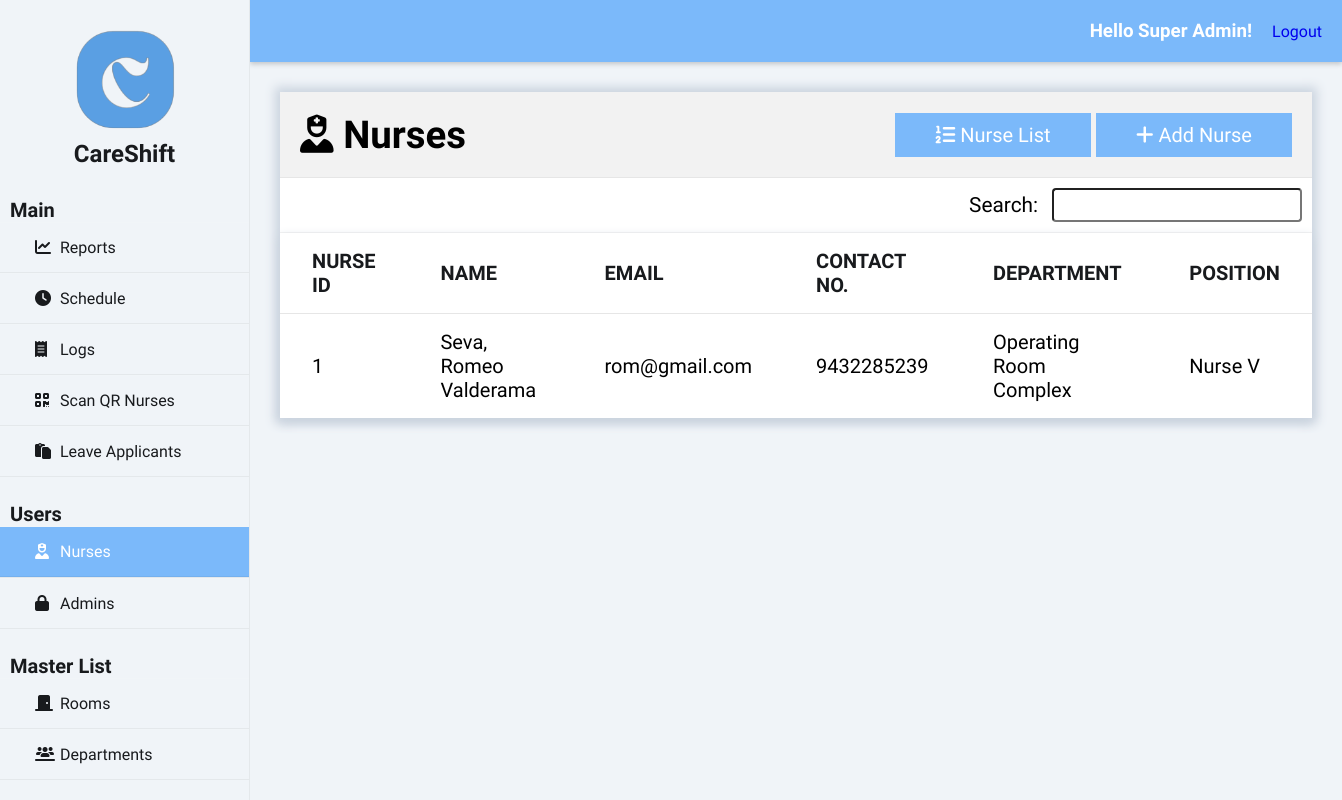
/index.php?page=nurses (signed in), run on the app's committed database.
### tables this page shows
CREATE TABLE `nurse` (
  `nurse_id` int(50) NOT NULL auto_increment, 
  `nurse_password` varchar(32) NOT NULL,
  `nurse_fname` varchar(50) NOT NULL,
  `nurse_mname` varchar(50) NOT NULL,
  `nurse_lname` varchar(50) NOT NULL,
  `nurse_email` varchar(50) NOT NULL,
  `nurse_sex` varchar(50) NOT NULL,
  `nurse_contact` bigint(20) NOT NULL,
  `nurse_position` varchar(50) NOT NULL,
  `department_id` int(50) NOT NULL,
  PRIMARY KEY  (`nurse_id`)
);

CREATE TABLE `department` (
  `department_id` int(50) NOT NULL auto_increment,
  `department_name` varchar(50) NOT NULL,
  `department_desc` varchar(255) NOT NULL,
  `dept_type_id` int(50) NOT NULL,
  PRIMARY KEY  (`department_id`),
  KEY (`dept_type_id`)
);

### class/class.admin.php (called while the page is built, shortened)
<?php
class Admin{
	private $DB_SERVER='localhost';
	private $DB_USERNAME='root';
	private $DB_PASSWORD='';
	private $DB_DATABASE='db_careshift';
	private $conn;
	public function __construct(){
		$this->conn = new PDO("mysql:host=".$this->DB_SERVER.";dbname=".$this->DB_DATABASE,$this->DB_USERNAME,$this->DB_PASSWORD);
	}
	function get_id_by_username($username){
		$sql="SELECT adm_id FROM admin WHERE adm_username = :username";
		$q = $this->conn->prepare($sql);
		$q->execute(['username' => $username]);
		$id = $q->fetchColumn();
		return $id;
	}
	function get_fname($id){
		$sql="SELECT adm_fname FROM admin WHERE adm_id = :id";
		$q = $this->conn->prepare($sql);
		$q->execute(['id' => $id]);
		$fname = $q->fetchColumn();
		return $fname;
	}
	function get_lname($id){
		$sql="SELECT adm_lname FROM admin WHERE adm_id = :id";
		$q = $this->conn->prepare($sql);
		$q->execute(['id' => $id]);
		$lname = $q->fetchColumn();
		return $lname;
	}
	function get_access_id($id){
		$sql="SELECT useraccess_id FROM admin WHERE adm_id = :id";
		$q = $this->conn->prepare($sql);
		$q->execute(['id' => $id]);
		$useraccess_id = $q->fetchColumn();
		return $useraccess_id;
	}
}
?>

### class/class.nurse.php (called while the page is built, shortened)
<?php
class Nurse{
	private $DB_SERVER='localhost';
	private $DB_USERNAME='root';
	private $DB_PASSWORD='';
	private $DB_DATABASE='db_careshift';
	private $conn;
	public function __construct(){
		$this->conn = new PDO("mysql:host=".$this->DB_SERVER.";dbname=".$this->DB_DATABASE,$this->DB_USERNAME,$this->DB_PASSWORD);
	}
	public function list_nurses(){
		$sql="SELECT * FROM nurse";
		$q = $this->conn->query($sql) or die("failed!");
		while($r = $q->fetch(PDO::FETCH_ASSOC)){
		$data[]=$r;
		}
		if(empty($data)){
		   return false;
		}else{
			return $data;
		}
	}
	function get_nurse_department_name($id){
		$sql="SELECT department_name FROM department INNER JOIN nurse WHERE nurse.department_id = department.department_id AND nurse_id = :id";
		$q = $this->conn->prepare($sql);
		$q->execute(['id' => $id]);
		$department_name = $q->fetchColumn();
		return $department_name;
	}
}
?>

### index.php (the view, shortened to what this page needs)
<?php
include_once 'class/class.nurse.php';
include_once 'class/class.admin.php';
$page = (isset($_GET['page']) && $_GET['page'] != '') ? $_GET['page'] : 'reports';
$nurse = new Nurse();
$admin = new Admin();
$admin_id = $admin->get_id_by_username($_SESSION['adm_username']);
$useraccess_id = $admin->get_access_id($admin_id);
?>
<!DOCTYPE html>
<html>
<head>
    <link rel="stylesheet" href="css/styles.css">
    <link rel="stylesheet" href="https://cdnjs.cloudflare.com/ajax/libs/fullcalendar/3.4.0/fullcalendar.css" />
</head>
<body>
    <div class="wrapper">
        <div class="sidebar">
            <img src="img/logo.png" alt="Logo Image" class="logo_image">
            <h2>CareShift</h2>
            <ul>
                <h3>Main</h3>
                <li><a href="index.php?page=reports" class="<?= $page == 'reports' ? 'active' : '' ?>"><i class="fas fa-solid fa-chart-line"></i>Reports</a></li>
                <li><a href="index.php?page=schedule" class="<?= $page == 'schedule' ? 'active' : '' ?>"><i class="fas fa-solid fa-clock"></i>Schedule</a></li>
                <?php if ($useraccess_id != 2 && $useraccess_id != 3): ?>
                <li><a href="index.php?page=logs" class="<?= $page == 'logs' ? 'active' : '' ?>"><i class="fas fa-solid fa-receipt"></i>Logs</a></li>
                <?php endif; ?>
                <li><a href="index.php?page=scan" class="<?= $page == 'scan' ? 'active' : '' ?>"><i class="fas fa-solid fa-qrcode"></i>Scan QR Nurses</a></li>
                <li><a href="index.php?page=leave" class="<?= $page == 'leave' ? 'active' : '' ?>"><i class="fas fa-regular fa-paste"></i>Leave Applicants</a></li>
                <h3>Users</h3>
                <li><a href="index.php?page=nurses" class="<?= $page == 'nurses' ? 'active' : '' ?>"><i class="fas fa-solid fa-user-nurse"></i>Nurses</a></li>
                <?php if ($useraccess_id != 2 && $useraccess_id != 3): ?>
                <li><a href="index.php?page=admins" class="<?= $page == 'admins' ? 'active' : '' ?>"><i class="fas fa-lock" aria-hidden="true"></i></i>Admins</a></li>
                <?php endif; ?>
                <h3>Master List</h3>
                <li><a href="index.php?page=rooms" class="<?= $page == 'rooms' ? 'active' : '' ?>"><i class="fas fa-solid fa-door-closed"></i>Rooms</a></li>
                <li><a href="index.php?page=departments" class="<?= $page == 'departments' ? 'active' : '' ?>"><i class="fas fa-solid fa-users-line"></i>Departments</a></li>
            </ul>
        </div>
        <div class="body">
            <div class="header">
                <h3>Hello <?php echo $admin->get_fname($admin_id).' '.$admin->get_lname($admin_id);?>!</h3>
                <a href="logout.php" class="right">Logout</a>
            </div>
            <div class="main_content">
                <?php
                    switch($page){
                    case 'nurses':
                        require_once 'nurse-module/index.php';
                    break;
                    }
                ?>
            </div>
        </div>
    </div>
</body>
</html>

### nurse-module/records.php
<?php
$admin_id = $admin->get_id_by_username($_SESSION['adm_username']);
$access_id = $admin->get_access_id($admin_id);
$scheduler_department_id = $admin->get_department_id($admin_id);
if ($access_id == 3) {
    $nurses = $nurse->list_nurses_by_department($scheduler_department_id);
} else {
    $nurses = $nurse->list_nurses();
}
?>
<div class="heading">
    <h1><i class="fas fa-solid fa-user-nurse"></i>&nbspNurses</h1>
    <?php if ($useraccess_id != 3): ?>
    <a href="index.php?page=nurses" class="right_button"><i class="fa fa-list-ol" aria-hidden="true"></i>&nbspNurse List</a>
    <a href="index.php?page=nurses&subpage=add" class="right_button"><i class="fa fa-plus"></i>&nbspAdd Nurse</a>
    <?php endif; ?>
</div>
<span class="right">
    <div class="search_bar">
        <label for="search">Search:</label>
        <input type="text" id="search" class="search" name="search" onkeyup="filterTable()">
    </div>
</span>
<table id="tablerecords">
    <thead>
        <tr>
            <th>Nurse ID</th>
            <th>Name</th>
            <th>Email</th>
            <th>Contact No.</th>
            <th>Department</th>
            <th>Position</th>
        </tr>
    </thead>
    <tbody>
        <?php
        if ($nurses) {
            foreach ($nurses as $value) {
                extract($value);
                $row_url = "index.php?page=nurses&subpage=profile&id=" . $nurse_id;
                ?>
                <tr onclick="location.href='<?php echo $row_url; ?>'" style="cursor: pointer;">
                    <td><?php echo $nurse_id; ?></td>
                    <td><?php echo $nurse_lname . ', ' . $nurse_fname . ' ' . $nurse_mname; ?></td>
                    <td><?php echo $nurse_email; ?></td>
                    <td><?php echo $nurse_contact; ?></td>
                    <td><?php echo $nurse->get_nurse_department_name($nurse_id); ?></td>
                    <td><?php echo $nurse_position; ?></td>
                </tr>
                <?php
            }
        } else {
            ?>
            <tr>
                <td colspan="6">No Record Found.</td>
            </tr>
        <?php
        }
        ?>
    </tbody>
</table>

### css/styles.css (style rules this page uses)
* { margin: 0; padding: 0; box-sizing: border-box; list-style: none; text-decoration: none; font-family: "Afacad Flux", sans-serif; }
body { background: #F0F4F8; }
.wrapper { display: flex; position: relative; }
.wrapper .sidebar { position: fixed; width: 250px; height: 100%; background: #F0F4F8; padding: 30px 0; z-index: 999; border-right: 1px solid rgba(0, 0, 0, 0.05); }
.wrapper .sidebar img { width: 100px; height: 100px; display: block; margin: 0 auto; }
.wrapper .sidebar h2 { color: #181a1d; text-align: center; margin-top: 10px; margin-bottom: 30px; }
.wrapper .sidebar h3 { color: #181a1d; font-size: 20px; margin-top: 25px; margin-left: 10px; }
.wrapper .sidebar ul li { border-bottom: 1px solid rgba(0, 0, 0, 0.05); border-top: 1px solid rgba(255, 255, 255, 0.05); transition: 0.3s; }
.wrapper .sidebar ul li a { color: #181a1d; display: block; padding: 15px 15px 15px 35px; transition: 0.3s; }
.wrapper .sidebar ul li a .fas { width: 25px; transition: 0.1s; }
.wrapper .sidebar ul li a.active { background-color: #7BB9FA; color: #ffffff; border-bottom: 1px solid rgba(0, 0, 0, 0.05); }
.wrapper .sidebar ul li a.active .fas { color: #ffffff; }
.wrapper .body { width: 100%; margin-left: 250px; }
.wrapper .body .header { padding: 20px; background: #7BB9FA; display: flex; justify-content: flex-end; gap: 20px; align-items: center; position: sticky; top: 0; z-index: 100; box-shadow: 0 2px 5px rgba(0, 0, 0, 0.2); }
.wrapper .body .header h3 { margin: 0; color: white; }
.wrapper .body .main_content { padding: 0px 30px 0px 30px; }
.wrapper .body .main_content h1 { font-size: 2.4rem; width: 80%; }
.wrapper .body .main_content .content_wrapper .heading { display: flex; justify-content: space-between; align-items: center; background-color: #f2f2f2; padding: 20px; border-bottom: 1px solid rgba(0, 0, 0, 0.05); }
.heading .right_button { padding: 10px 20px; width: 250px; background-color: #7BB9FA; color: white; border: none; cursor: pointer; font-size: 20px; margin-left: 5px; display: flex; justify-content: center; align-items: center; text-align: center; }
.right { float: right; }
.right .search_bar { margin: 10px; }
.right .search_bar label { font-size: 1.3rem; margin-bottom: 10px; font-weight: normal; }
.search_bar input[type="text"] { padding: 3px; width: 250px; font-size: 1.3rem; border-radius: 4px; margin-left: 10px; }
#tablerecords { padding: 10px; box-shadow: 0 5px 10px #CBD4DF; width: 100%; background-color: white; text-align: left; overflow: hidden; border-collapse: collapse; }
#tablerecords thead { color: #181a1d; box-shadow: 0 5px 10px #CBD4DF; border-top: 1px solid rgba(0, 0, 0, 0.05); border-bottom: 1px solid rgba(0, 0, 0, 0.05); }
#tablerecords thead tr th { padding: 1rem 2rem; text-transform: uppercase; font-size: 20px; font-weight: 900; }
#tablerecords th, #tablerecords td { padding: 10px 0px; }
#tablerecords tbody { font-size: 20px; }
#tablerecords tbody tr:nth-child(odd) { background-color: #ffffff; }
#tablerecords tbody tr td { padding: 1rem 2rem; }
label { margin-bottom: 5px; font-weight: bold; font-size: 25px; }

### data on the page
nurse: nurse_id "1", nurse_lname "Seva", nurse_fname "Romeo", nurse_mname "Valderama", nurse_email "rom@gmail.com", nurse_contact "9432285239", nurse_id.department_name "Operating Room Complex", nurse_position "Nurse V"

### other printed values
$admin->get_fname($admin_id) "Super"
$admin->get_lname($admin_id) "Admin"
